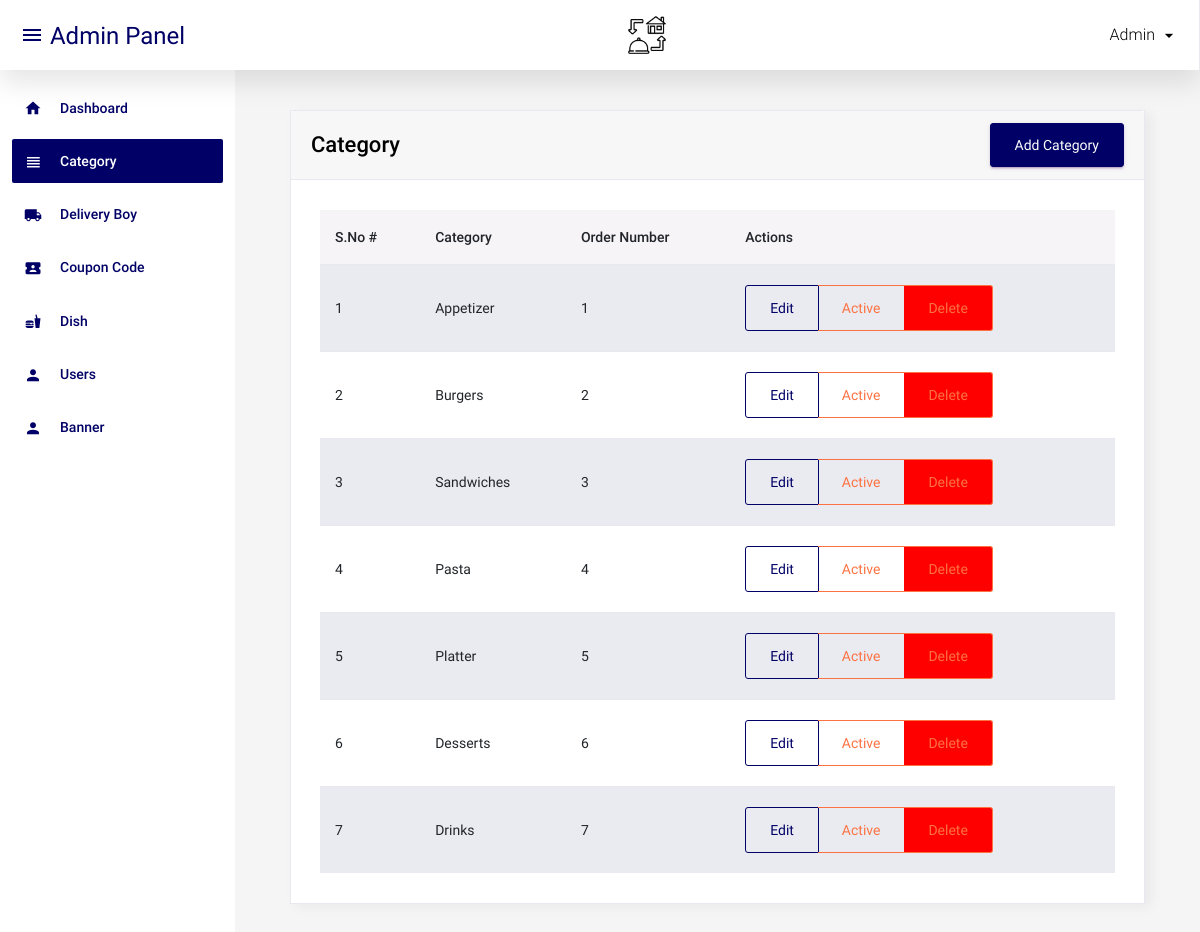
The app's page /admin/category.php (signed in) with its own data.
### tables this page shows
CREATE TABLE `category` (
  `id` int(11) NOT NULL,
  `category` varchar(50) NOT NULL,
  `order_number` int(11) NOT NULL,
  `status` int(11) NOT NULL,
  `added_on` datetime NOT NULL
);

### admin/category.php (the view, shortened to what this page needs)
<?php
include('top.php');
$sql="select * from category order by order_number";
$res=mysqli_query($con,$sql);
?>
<div class="container">
	<div class="row">
		<div class="col-12">
			<div class="card">
				<div class="card-header d-flex justify-content-between align-items-center">
					<h1 class="h4 m-0">Category</h1>
					<a href="manage_category.php" class="btn btn-primary">Add Category</a>
				</div>
				<div class="card-body">
					<div class="table-responsive">
						<table class="table table-striped">
							<thead>
								<tr>
									<th scope="col">S.No #</th>
									<th scope="col">Category</th>
									<th scope="col">Order Number</th>
									<th scope="col"  style="white-space: nowrap;">Actions</th>
                        </tr>
                      </thead>
                      <tbody>
                        <?php if(mysqli_num_rows($res)>0){
						$i=1;
						while($row=mysqli_fetch_assoc($res)){
						?>
						<tr>
                            <td><?php echo $i?></td>
                            <td><?php echo $row['category']?></td>
							<td><?php echo $row['order_number']?></td>
							<td>
								<div class="btn-group" role="group">
								  <a href="manage_category.php?id=<?php echo $row['id']?>" class="btn btn-outline-primary"><i class="bi bi-pencil"></i> Edit</a>
								  <?php if($row['status']==1){ ?>
									<a href="?id=<?php echo $row['id']?>&type=deactive" class="btn btn-outline-danger"><i class="bi bi-eye-slash"></i> Active</a>
								  <?php } else { ?>
									<a href="?id=<?php echo $row['id']?>&type=active" class="btn btn-outline-success"><i class="bi bi-eye"></i> Deactive</a>
								  <?php } ?>
								  <a href="?id=<?php echo $row['id']?>&type=delete" class="btn btn-outline-danger delete_red"><i class="bi bi-trash"></i> Delete</a>
								</div>
							</td>
                        </tr>
                        <?php
						$i++;
						} } else { ?>
						<tr>
							<td colspan="4">No data found</td>
						</tr>
						<?php } ?>
                      </tbody>
                    </table>
                  </div>
				</div>
              </div>
            </div>
          </div>
		  </div>
<?php include('footer.php');?>

### records on screen
category: category "Appetizer", order_number "1"
category: category "Burgers", order_number "2"
category: category "Sandwiches", order_number "3"
category: category "Pasta", order_number "4"
category: category "Platter", order_number "5"
category: category "Desserts", order_number "6"
category: category "Drinks", order_number "7"
